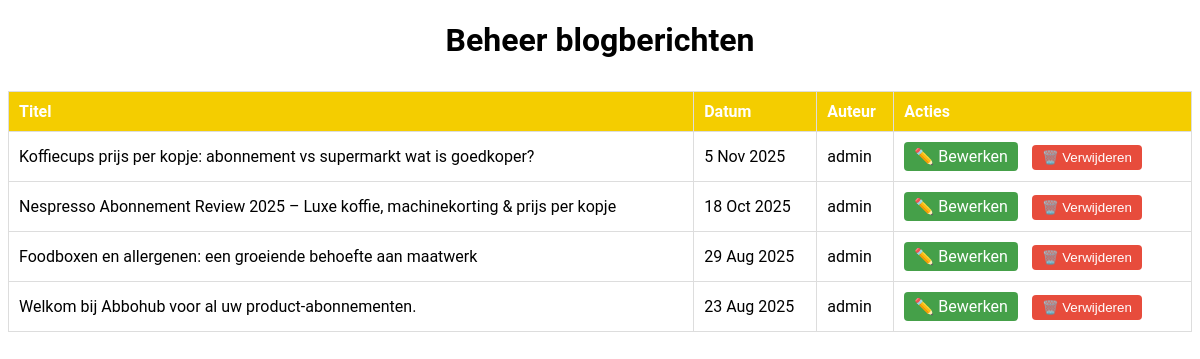
/admin/blog (signed in), run on the app's committed database.
### app.py (models this page shows)
class BlogPost(db.Model):
    __tablename__ = "blog_post"
    id = db.Column(db.Integer, primary_key=True)
    titel = db.Column(db.String(150), nullable=False)
    slug = db.Column(db.String(150), unique=True, nullable=False, index=True)
    inhoud = db.Column(db.Text, nullable=False)
    afbeelding = db.Column(db.String(255))
    video_url = db.Column(db.String(255))
    datum = db.Column(db.DateTime, default=db.func.now())
    auteur_id = db.Column(db.Integer, db.ForeignKey('user.id'))
    auteur = db.relationship('User', backref='blogposts')
    categorieen = db.relationship('Categorie', secondary=blogpost_categorie, lazy='dynamic')
    subcategorieen = db.relationship('Subcategorie', secondary=blogpost_subcategorie, lazy='dynamic')
    abonnementen = db.relationship('Abonnement', secondary=blogpost_abonnement, lazy='dynamic')

class User(UserMixin, db.Model):
    id = db.Column(db.Integer, primary_key=True)
    username = db.Column(db.String(50), nullable=False, unique=True)
    password_hash = db.Column(db.String(255), nullable=False)
    is_admin = db.Column(db.Boolean, default=False)

### app.py (the view)
@app.route('/admin/blog', endpoint='admin_blog_overzicht')
@login_required
def admin_blog_overzicht_v2():
    if not current_user.is_admin:
        abort(403)
    posts = BlogPost.query.order_by(BlogPost.datum.desc()).all()
    return render_template('admin_blog_overzicht.html', posts=posts)

### app.py (called while the page is built)
@login_manager.user_loader
def load_user(user_id):
    return User.query.get(int(user_id))

@app.before_request
def enforce_trailing_slash():
    if request.path.startswith("/blog") and not request.path.endswith("/"):
        return redirect(request.path + "/", code=301)

### templates/admin_blog_overzicht.html (shortened to what this page needs)
<!DOCTYPE html>
<html lang="nl">
<head>
  <link rel="stylesheet" href="{{ url_for('static', filename='css/styles.css') }}">
</head>
<body>
  <h1 style="text-align: center;">Beheer blogberichten</h1>
  <table>
    <thead>
      <tr>
        <th>Titel</th>
        <th>Datum</th>
        <th>Auteur</th>
        <th>Acties</th>
      </tr>
    </thead>
    <tbody>
      {% for post in posts %}
      <tr>
        <td>{{ post.titel }}</td>
        <td>{{ post.datum.strftime('%d %b %Y').lstrip('0') }}</td>
        <td>{{ post.auteur.username if post.auteur else 'Onbekend' }}</td>
        <td class="acties">
          <a href="{{ url_for('blog_bewerken', post_id=post.id) }}" class="btn-bewerk">✏️ Bewerken</a>
          <form method="POST" action="{{ url_for('blog_verwijderen', post_id=post.id) }}" onsubmit="return confirm('Weet je zeker dat je dit blogbericht wilt verwijderen?');">
            <button type="submit" class="btn-verwijder">🗑️ Verwijderen</button>
          </form>
        </td>
      </tr>
      {% endfor %}
    </tbody>
  </table>
</body>
</html>

### static/styles.css (style rules this page uses)
body { font-family: 'Roboto', sans-serif; }

### templates/admin_blog_overzicht.html (style rules this page uses)
table { width: 100%; border-collapse: collapse; margin: 2rem auto; }
th, td { padding: 10px; border: 1px solid #ddd; text-align: left; }
th { background-color: #f4cd00; color: white; }
.acties a, .acties form { display: inline-block; margin-right: 10px; }
.btn-verwijder { background-color: #e74c3c; color: white; border: none; padding: 5px 10px; border-radius: 4px; cursor: pointer; }
.btn-bewerk { background-color: #45a049; color: white; padding: 5px 10px; border-radius: 4px; text-decoration: none; }

### data on the page
BlogPost: titel "Koffiecups prijs per kopje: abonnement vs supermarkt wat is goedkoper?", datum "5 Nov 2025", auteur "admin"
BlogPost: titel "Nespresso Abonnement Review 2025 – Luxe koffie, machinekorting & prijs per kopje", datum "18 Oct 2025", auteur "admin"
BlogPost: titel "Foodboxen en allergenen: een groeiende behoefte aan maatwerk", datum "29 Aug 2025", auteur "admin"
BlogPost: titel "Welkom bij Abbohub voor al uw product-abonnementen.", datum "23 Aug 2025", auteur "admin"
